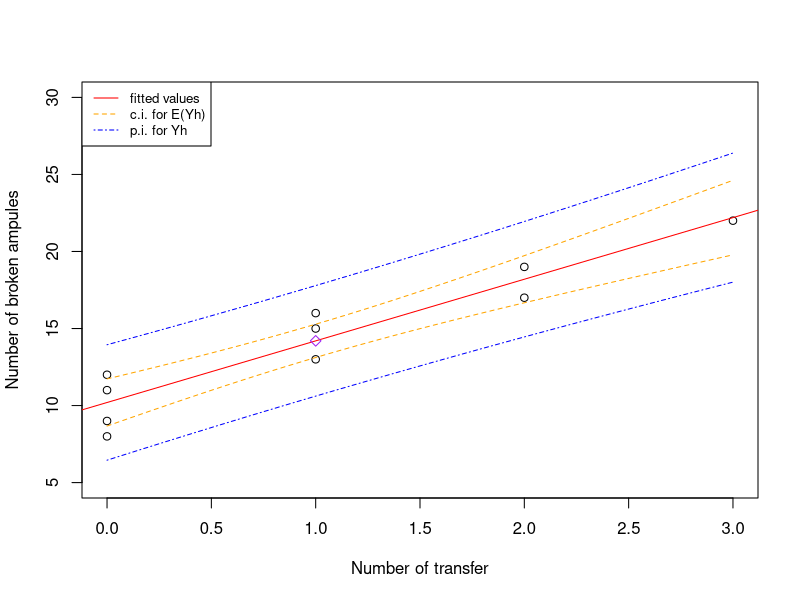

Generate this figure with R:
## ---- chunk 1
knitr::opts_chunk$set(
	error = FALSE,
	message = FALSE,
	warning = FALSE
)
## ---- chunk 2
#Read data of Problem 1.21 in textbook
data1 = read.table("datasets/airfreight+breakage.txt")
Y = data1[,1]
X = data1[,2]
n = length(X)
## ---- chunk 3
#Get least square estimates:
fit=lm(Y~X)
b0hat = fit$coefficients[[1]] 
b1hat = fit$coefficients[[2]] 
## ---- chunk 4
#MSE
mse= summary(fit)$sigma^2
#estimated mean response given xh=3:
xh = 3
yhat = b0hat + b1hat*xh#xh is a new observation 
yhat
se.yhat = sqrt(mse*(1/n+ (xh - mean(X))^2/sum((X - mean(X))^2)))
se.yhat
## ---- chunk 5
alpha = 0.05
p = 1-alpha/2
critical.value = qt(p, n-2)
yhat.lb = yhat - critical.value*se.yhat
yhat.ub = yhat + critical.value*se.yhat
c(yhat.lb, yhat.ub)
## ---- chunk 6
predict(fit, newdata=data.frame(X=3), interval="confidence",level = 0.95)
## ---- chunk 7
pse.yhat = sqrt(mse*(1+1/n+ (xh - mean(X))^2/sum((X - mean(X))^2)))
pse.yhat
#Construct prediction interval using pse.yhat
ypred.lb = yhat - critical.value*pse.yhat
ypred.ub = yhat + critical.value*pse.yhat
c(ypred.lb, ypred.ub)
## ---- chunk 8
predict(fit, newdata=data.frame(X=3), interval="prediction",level = 0.95)
## ---- chunk 9
m=4
s.predmean = sqrt(mse*(1/m + 1/n + (xh - mean(X))^2/sum((X - mean(X))^2)))
s.predmean
#lower bound for average of predicted y
mean.pred.lb = yhat - critical.value*s.predmean
#upper bound for average of predicted y
mean.pred.ub = yhat + critical.value*s.predmean
#prediction confidence interval for the mean 
c(mean.pred.lb, mean.pred.ub)
#prediction confidence interval for total 
c(m*mean.pred.lb, m*mean.pred.ub)
## ---- chunk 10
#Fitted line
plot(X,Y,ylim=c(5,30),xlab = "Number of transfer",ylab = "Number of broken ampules")
abline(fit, col="red")

newx <- seq(0,3, by=0.05)#create a gid of new x values
#Confidence interval for E(Yh)
conf_interval <- predict(fit, newdata=data.frame(X=newx), interval="confidence", level = 0.95)
lines(newx, conf_interval[,2], col="orange", lty=2)
lines(newx, conf_interval[,3], col="orange", lty=2)

#Prediction interval for Yh
pred_interval <- predict(fit, newdata=data.frame(X=newx), interval="prediction", level = 0.95)
lines(newx, pred_interval[,2], col="blue", lty=4)
lines(newx, pred_interval[,3], col="blue", lty=4)
legend("topleft", legend=c("fitted values", "c.i. for E(Yh)", "p.i. for Yh"),
       col=c("red", "orange", "blue"), lty=c(1,2,4),cex=0.8)
points(mean(X),mean(Y), col="purple",pch=5)
